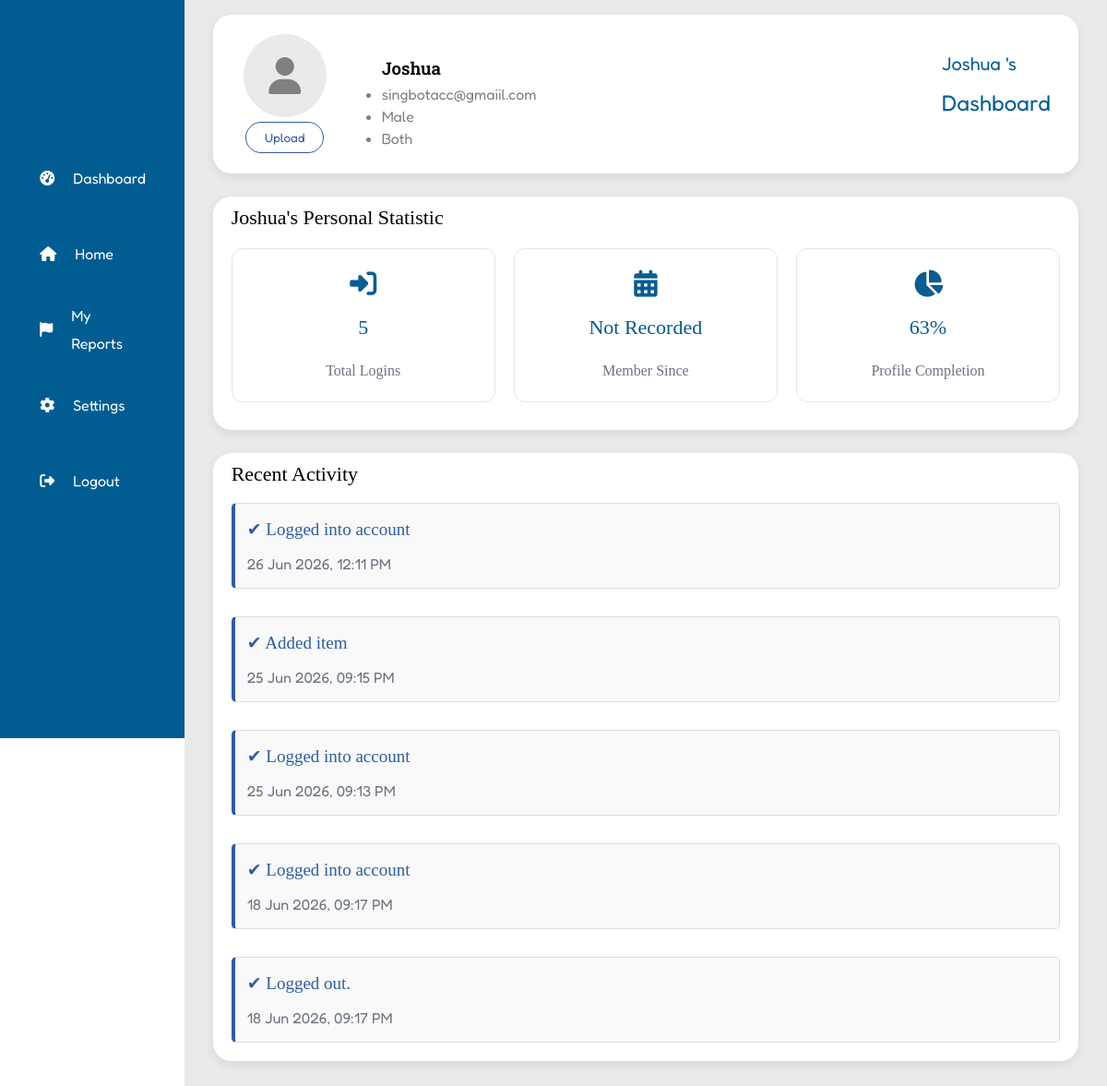
Screenshot of /user_profile (signed in) with the database file from the repository.
### tables this page shows
CREATE TABLE user(
                id INTEGER PRIMARY KEY AUTOINCREMENT,
                email TEXT NOT NULL UNIQUE,
                username TEXT NOT NULL,
                password TEXT NOT NULL,
                gender TEXT NOT NULL,
                role TEXT NOT NULL
                , profile_image TEXT, phone_num TEXT, address TEXT, login_count INTEGER DEFAULT 0, register_time TEXT);

CREATE TABLE activity(
                id INTEGER PRIMARY KEY AUTOINCREMENT,
                user_id INTEGER,
                activity TEXT,
                activity_time TEXT
                );

### app.py (the view)
@app.route("/user_profile")
def profile():
    user_id = session.get('user_id')
    if not user_id:
        return redirect(url_for('login'))
    connect = sqlite3.connect("database.db")
    connect.row_factory = sqlite3.Row  # access column by name
    cursor = connect.cursor()
    cursor.execute("SELECT * FROM user WHERE id = ?", (user_id,))
    user = cursor.fetchone()
    column = user
    filled = sum(1 for f in column if f and str(f).strip() != "" and str(
        f).strip().lower() != "none")
    total = len(column)
    percentage = int((filled/total)*100)
    cursor.execute(
        """SELECT * FROM activity WHERE user_id =? ORDER BY activity_time DESC LIMIT 5""", (user_id,))  # DESC = descending (newest first) only get the 7 latest activity
    recent_activity = cursor.fetchall()
    connect.close()
    return render_template("user_profile.html", username=user["username"] if user else '', email=user["email"] if user else '', phone_num=user["phone_num"] if user else '', role=user["role"] if user else '', gender=user["gender"] if user else '', login_count=user["login_count"] if user else '0', profile_image=user["profile_image"]if user else None, percentage=percentage, register_time=user["register_time"]if user and user["register_time"] else 'Not Recorded', recent_activity=recent_activity)

### templates/user_profile.html (shortened to what this page needs)
<!DOCTYPE html>
<html lang="en"">
<head>
    <link rel="stylesheet" href="/css/layout.css">
    <link rel="stylesheet" href="https://cdnjs.cloudflare.com/ajax/libs/font-awesome/6.4.0/css/all.min.css">
</head>
<body class="userprofile-body">
    <div class="sidebar">
        <div class="logo"></div>
        <ul>
            <li>
                <a href="{{url_for('profile')}}">
                    <i class="fas fa-tachometer-alt"></i>
                </a>
            </li>
            <li>
                <a href="{{ url_for('home_page') }}">
                    <i class="fas fa-home"></i>
                </a>
            </li>
            <li>
                <a href="{{ url_for('my_reports') }}">
                    <i class="fas fa-flag"></i>
                </a>
            </li>
            <li>
                <a href="{{url_for('setting')}}">
                    <i class="fas fa-cog"></i>
                </a>
            </li>
            <li>
                <a href="{{ url_for('logout') }}">
                    <i class="fas fa-sign-out-alt"></i>
                </a>
            </li>
        </ul>
    </div>
    <div class="maincontent">
        <div class="headeroutside">
            <div class="aboutuser">
                <form action="/upload_profile" method="post" enctype="multipart/form-data">
                    <label for="profile_image" class="profile-picture">
                        <i class="fa-solid fa-user" id="default-icon"{% if profile_image %}style="display:none;"{% endif %}></i>
                    </label>
                    <button class="upload-button" type="submit">Upload</button>
                </form>
                <ul class="user-info">
                    <h3>{{ username }}</h3>
                    <li>{{ email }}</li>
                    <li>{{ gender }}</li>
                    <li>{{ role }}</li>
                </ul>
            </div>
            <div class="header-dashboard">
                <span>{{ username }} 's</span>
                <h2>Dashboard</h2>
            </div>
        </div>
        <div class="statistic">
            <h2>{{ username}}'s Personal Statistic</h2>
            <div class="statisticcontainer">
                <div class="statisticcard">
                    <i class="fa-solid fa-right-to-bracket"></i>
                    <h2>{{ login_count }}</h2>
                    <span>Total Logins</span>
                </div>
                <div class="statisticcard">
                    <i class="fa-solid fa-calendar-days"></i>
                    <h2>{{register_time}}</h2>
                    <span>Member Since</span>
                </div>
                <div class="statisticcard">
                    <i class="fa-solid fa-chart-pie"></i>
                    <h2>{{ percentage }}%</h2>
                    <span>Profile Completion</span>
                </div>
            </div>
        </div>
        <div class="recentactivity">
            <h2>Recent Activity</h2>
            <div class="activity">
                {%for activity in recent_activity%}
                    <div class="activitycontent">
                        <p><strong>✔ {{ activity[2]}}</strong></p>
                        <p>{{ activity[3] }}</p>
                    </div>
                {%endfor%}
            </div>
        </div>
    </div>
</body>
</html>

### rows the page displays
user: email "singbotacc@gmaiil.com", role "Both", username "Joshua"
activity: activity "Logged into account", activity_time "26 Jun 2026, 12:11 PM"
activity: activity "Added item", activity_time "25 Jun 2026, 09:15 PM"
activity: activity "Logged into account", activity_time "25 Jun 2026, 09:13 PM"
activity: activity "Logged into account", activity_time "18 Jun 2026, 09:17 PM"
activity: activity "Logged out.", activity_time "18 Jun 2026, 09:17 PM"

### other values shown
{{ register_time }} "Not Recorded"
{{ percentage }} "63"
